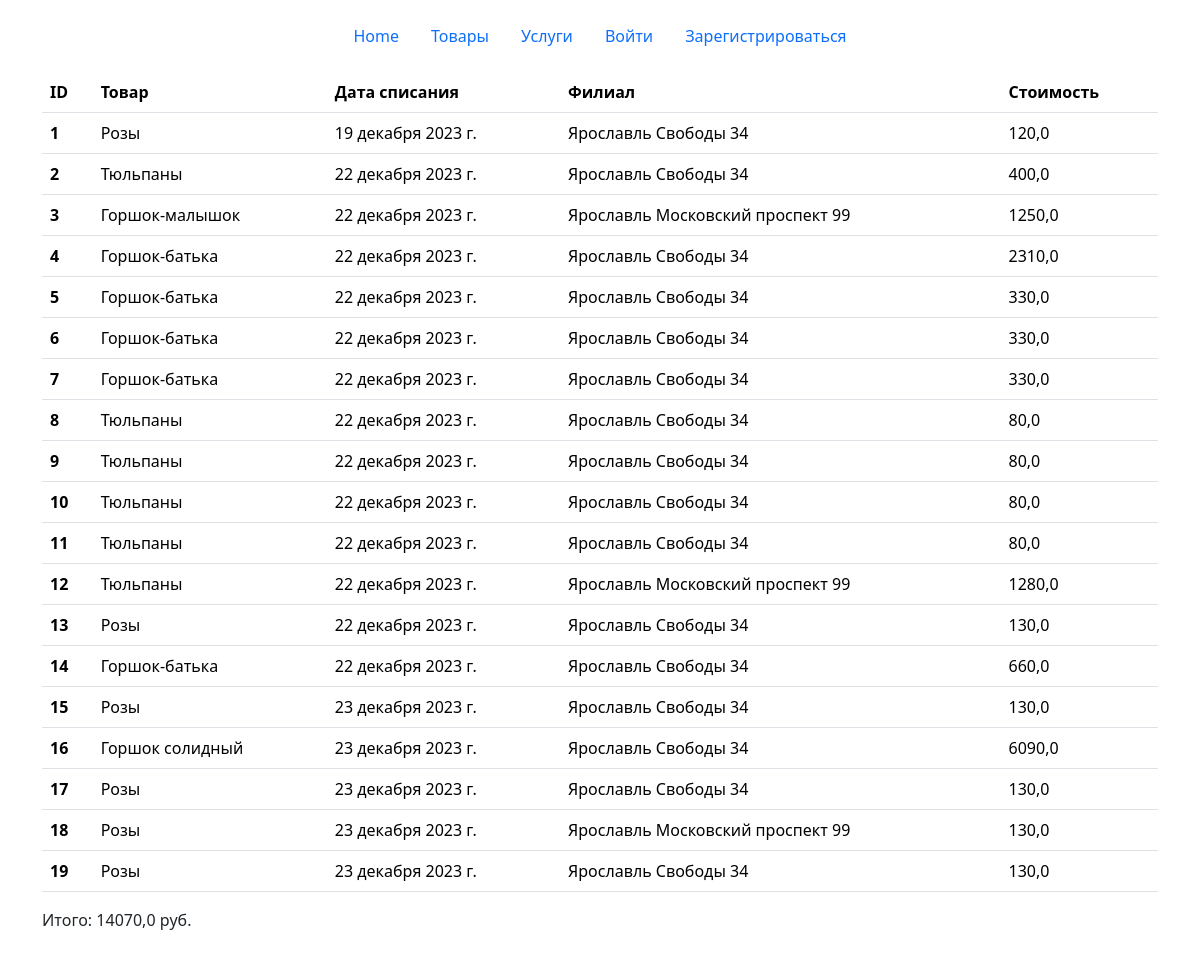
Before: /all_sales/ with the older database file.
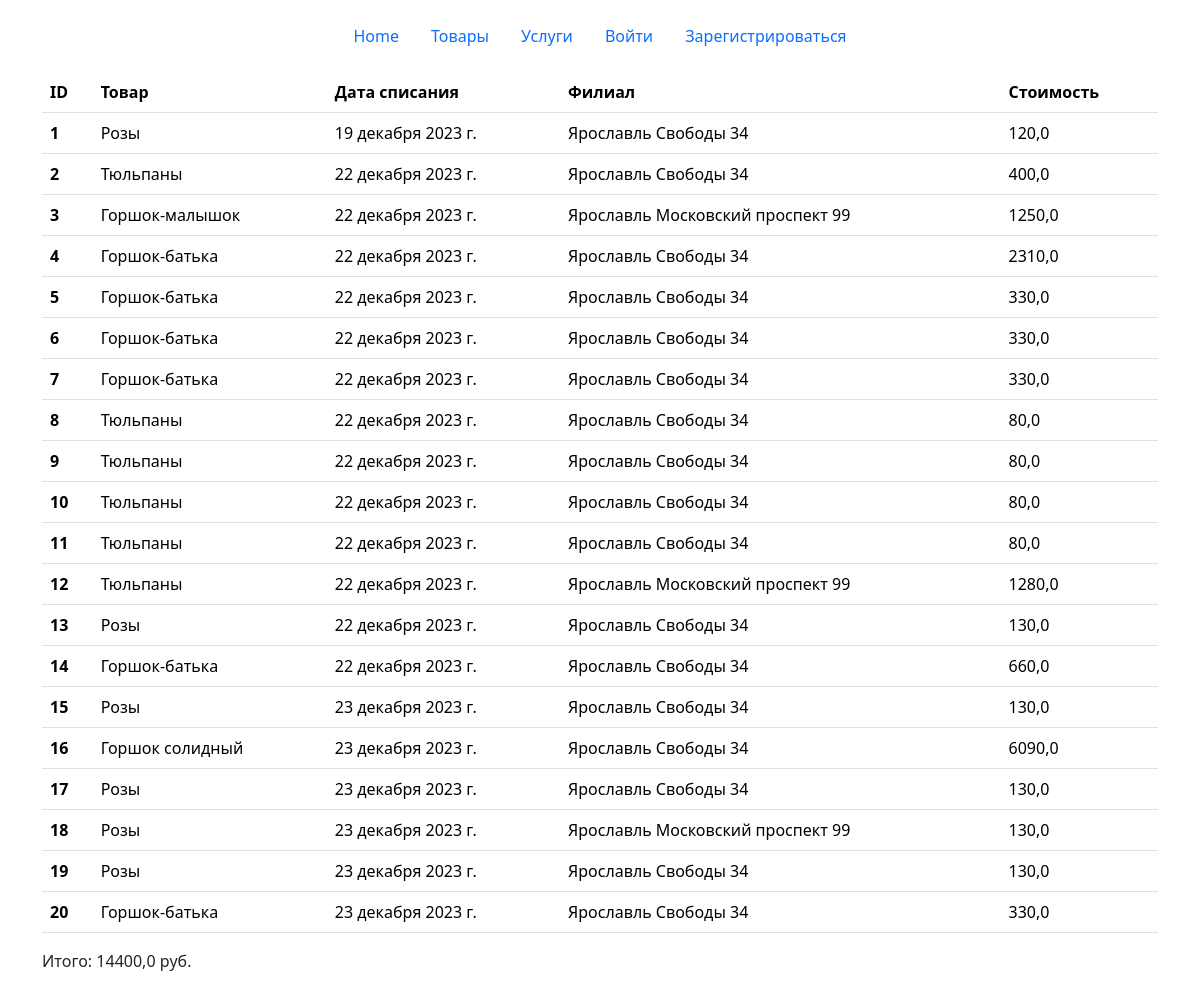
After: the same page with the newer database file.
### main/models.py (models this page shows, shortened)
class Sales(models.Model):
    product = models.ForeignKey(Products, on_delete=models.CASCADE, verbose_name='Продукт', blank=True, null=True)
    filial = models.ForeignKey(Filials, on_delete=models.CASCADE, verbose_name='Филиал', blank=True, null=True)
    date = models.DateField(verbose_name='Дата', blank=True, null=True)
    cost = models.FloatField(verbose_name='Стоимость', blank=True, null=True)
    class Meta:
        verbose_name = 'Продажа'
        verbose_name_plural = 'Продажи'

class Products(models.Model):
    name = models.CharField(max_length=50, verbose_name='Название', blank=True, null=True)
    type_product = models.ForeignKey(Types_products, on_delete=models.CASCADE, verbose_name='Тип продукта', blank=True,
                                     null=True)
    cost = models.FloatField(verbose_name='Стоимость', blank=True, null=True)
    photo = models.ImageField(upload_to='products', verbose_name='Фото', blank=True, null=True)
    stock_balance = models.IntegerField(verbose_name='Остаток на складе', blank=True, null=True)
    sheif_life = models.IntegerField(verbose_name='Срок годности', blank=True, null=True)
    def __str__(self):
        return f'{self.name}'
    class Meta:
        verbose_name = 'Товар'
        verbose_name_plural = 'Товары'

class Filials(models.Model):
    city = models.CharField(max_length=50, verbose_name='Город', blank=True, null=True)
    street = models.CharField(max_length=50, verbose_name='Улица', blank=True, null=True)
    house = models.CharField(max_length=50, verbose_name='Дом', blank=True, null=True)
    email = models.CharField(max_length=50, verbose_name='Email', blank=True, null=True)
    phone = models.CharField(max_length=50, verbose_name='Телефон', blank=True, null=True)
    def __str__(self):
        return f'{self.city} {self.street} {self.house}'
    class Meta:
        verbose_name = 'Филиал'
        verbose_name_plural = 'Филиалы'

### main/views.py (the view)
# urls.py: path('all_sales/', views.all_sales, name='all_sales'),
def all_sales(request):
    sales = Sales.objects.all()
    total_cost = 0
    for sale in sales:
        total_cost += sale.cost
    return render(request, 'sales.html', {'sales': sales, 'total_cost': total_cost})

### templates/sales.html
{% extends 'navbar.html' %}
{% block content %}
    <div class="container">
        <table class="table">
            <thead>
            <tr>
                <th scope="col">ID</th>
                <th scope="col">Товар</th>
                <th scope="col">Дата списания</th>
                <th scope="col">Филиал</th>
                <th scope="col">Стоимость</th>
            </tr>
            </thead>
            <tbody>
            {% for s in sales %}
                <tr>
                <th scope="row">{{ s.id }}</th>
                <td>{{ s.product }}</td>
                <td>{{ s.date }}</td>
                <td>{{ s.filial }}</td>
                <td>{{ s.cost }}</td>
            {% endfor %}
            </tbody>
        </table>
        <div class="mb-4">
            Итого: {{ total_cost }} руб.
        </div>
    </div>
{% endblock %}

Changed rows visible on the page:
added Sales: id "20", product "Горшок-батька", date "23 декабря 2023 г.", filial "Ярославль Свободы 34", cost "330,0"
Other visible differences:
{{ total_cost }}: "14070,0" → "14400,0"
